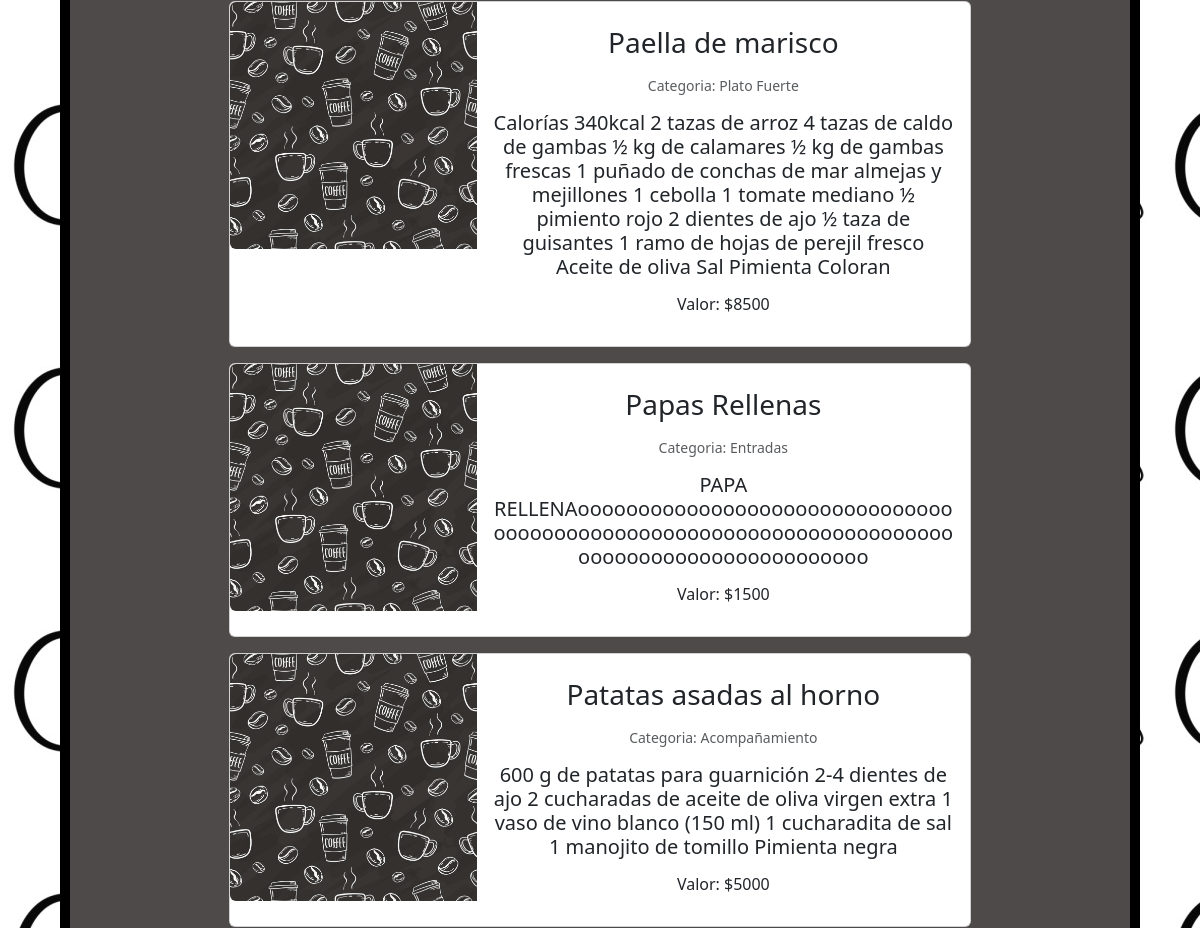
/proyect/chefcitov3/vistas/inicio.php (middle part), run on an earlier commit of the app's database.
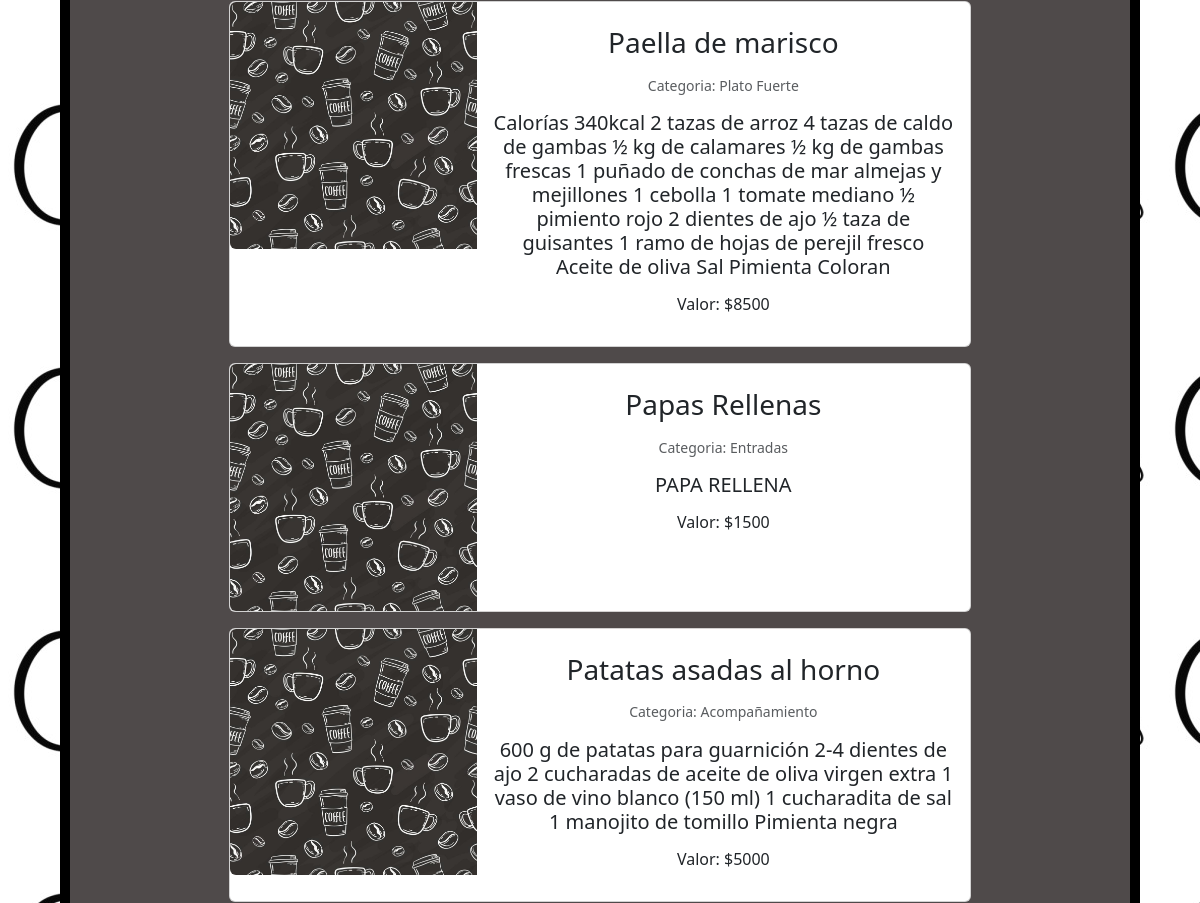
And on a later commit of the database.
### tables this page shows
CREATE TABLE `platos` (
  `idPlatos` int(5) NOT NULL,
  `nombrePlatos` varchar(45) NOT NULL,
  `entradPlatos` varchar(45) NOT NULL,
  `salidaPlatos` varchar(45) NOT NULL,
  `stockPtatos` int(11) NOT NULL,
  `valorPlatos` int(11) NOT NULL,
  `idCategPlatos` int(11) NOT NULL,
  `descripcionPlatos` varchar(300) NOT NULL
);

CREATE TABLE `categorias` (
  `idCategPlatos` int(11) NOT NULL,
  `nombreCategorias` varchar(45) NOT NULL
);

### proyect/chefcitov3/vistas/inicio/cartas.php (the view, shortened to what this page needs)
<?php
  if(isset($_POST['btnbuscar']))
  {
    $buscar=$_POST['txtbuscar'];
    $querychefcito=mysqli_query($conn, "SELECT categorias.nombreCategorias, platos.nombrePlatos, platos.idPlatos, platos.descripcionPlatos, platos.valorPlatos FROM categorias JOIN platos ON categorias.idCategPlatos = platos.idCategPlatos WHERE platos.nombrePlatos LIKE '".$buscar."%'");
  }else{
    $querychefcito=mysqli_query($conn, "SELECT  categorias.nombreCategorias, platos.nombrePlatos, platos.idPlatos, platos.descripcionPlatos, platos.valorPlatos FROM categorias, platos WHERE categorias.idCategPlatos = platos.idCategPlatos ORDER by platos.nombrePlatos ASC;");
  }
  while($mostrar = mysqli_fetch_array($querychefcito))
  {
    echo "<div id='imprimeInfo'>";
    echo "<tr>";
    echo "<td>";
    echo "
      <center>
        <div class='card mb-3' style='max-width: 70%;'>
          <div class='row g-0'>
            <div class='col-md-4'>
              <img src='../resources/caffe.jpg' class='img-fluid rounded-start' alt='...'>
            </div>
            <div class='col-md-8'>
              <div class='card-body'>
                <h5 class='card-title'><h3>".$mostrar['nombrePlatos']."</h3></h5>
                <p class='card-text'><small class='text-body-secondary'><h6>Categoria: ".$mostrar['nombreCategorias']."</h6></small></p>
                <p class='card-text'><h5>".$mostrar['descripcionPlatos']."</h5></p>
                <p class='card-text'><h6>Valor: $".$mostrar['valorPlatos']."</h6></small></p>
              </div>
            </div>
          </div>
        </div>
      </center>
    ";
  }
?>

### proyect/chefcitov3/vistas/inicio.php (shortened to what this page needs)
<?php
  include_once("../conex/conexion.php");
?>
<!DOCTYPE html>
<html lang="en">
  <head>
      <link rel="stylesheet" href="../styles/style.css">
      <link href="https://cdn.jsdelivr.net/npm/bootstrap@5.3.1/dist/css/bootstrap.min.css" rel="stylesheet">
  </head>
  <body background="../resources/chefcito.jpg">
    <div class="hola">
      <?php include("inicio/cartas.php");?>
  </body>
</html>

### proyect/chefcitov3/styles/style.css (style rules this page uses)
.hola { border-radius: 50px; border: 10px solid #000000; background-color: #4f4a4a; bottom: 50px; margin-top: 5%; }
.hola { margin-top: 6%; margin-left: 5%; margin-right: 5%; }

What changed in the data, as far as the page shows it:
changed platos "Papas Rellenas": descripcionPlatos "PAPA RELLENAooooooooooooooooooooooooooooooooooooooooooooooooooooooooooooooooooooooooooooooooooooooooooooo" → "PAPA RELLENA"
